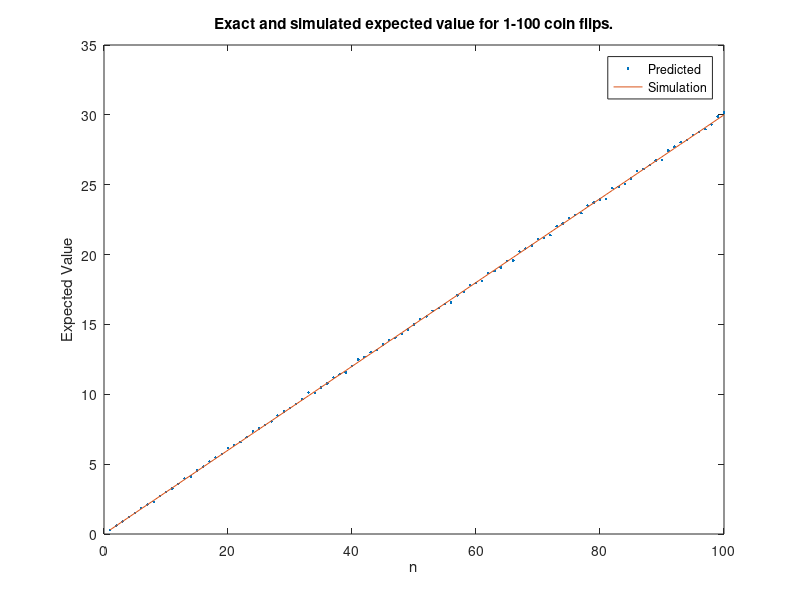

MATLAB code for this plot: (Note: this script raises an error after producing the figure.)
% John Heath
% ACM 116 Problem Set 1 
% Problem 3
clc; clear; close all;

p = 0.3;
expected_value = zeros(100,1);
for n = 1:100
    experiment = rand(n, 1000) < p; % flipping n coins for 1000 trials
    % sums across the columns, taking the total for each set of n coins.
    experiment = sum(experiment, 1);
    % find the average number of heads across the 1000 trials.
    expected_value(n,1) = mean(experiment);
end
n = 1:100;

figure;
plot(n,expected_value, '.');
hold on;
plot(n, n .* p);
hold off;
legend('Predicted', 'Simulation');
title("Exact and simulated expected value for 1-100 coin flips.");
xlabel("n");
ylabel("Expected Value");

figure;
histogram(experiment, 'BinWidth', 1);
title("Simulation of the # of heads resulting from 100 coin flips.")
xlabel("# of heads in each of 1000 trials")
ylabel("# of trials resulting in x heads")